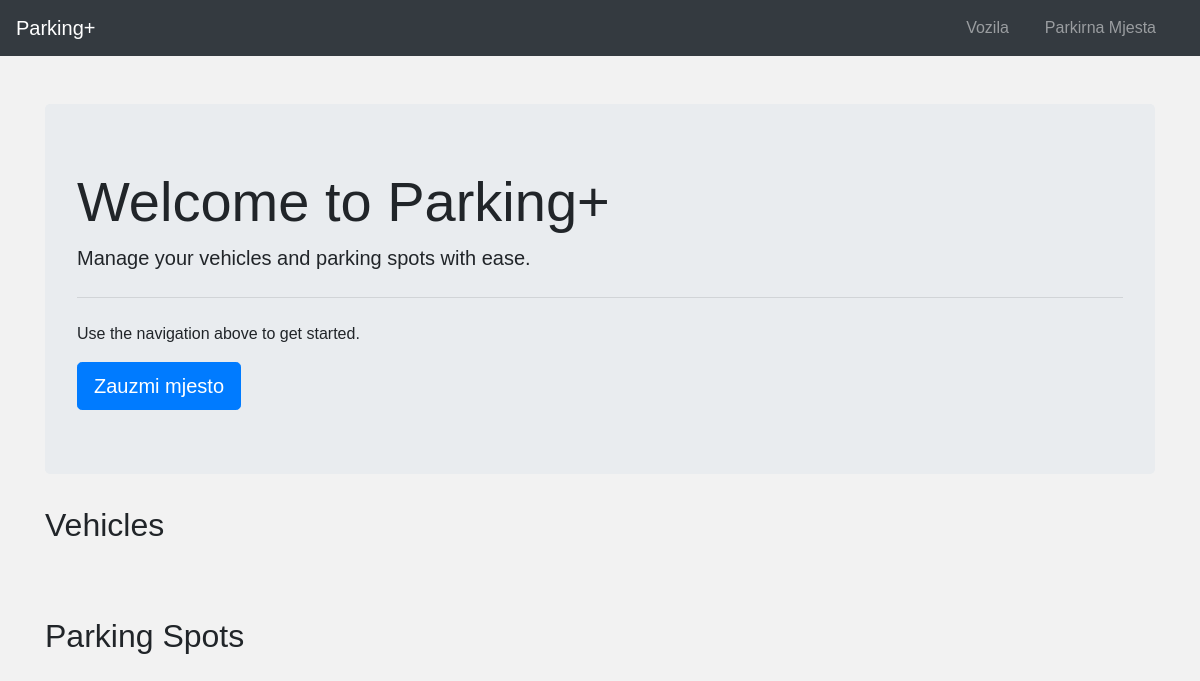
/, run on an earlier commit of the app's database.
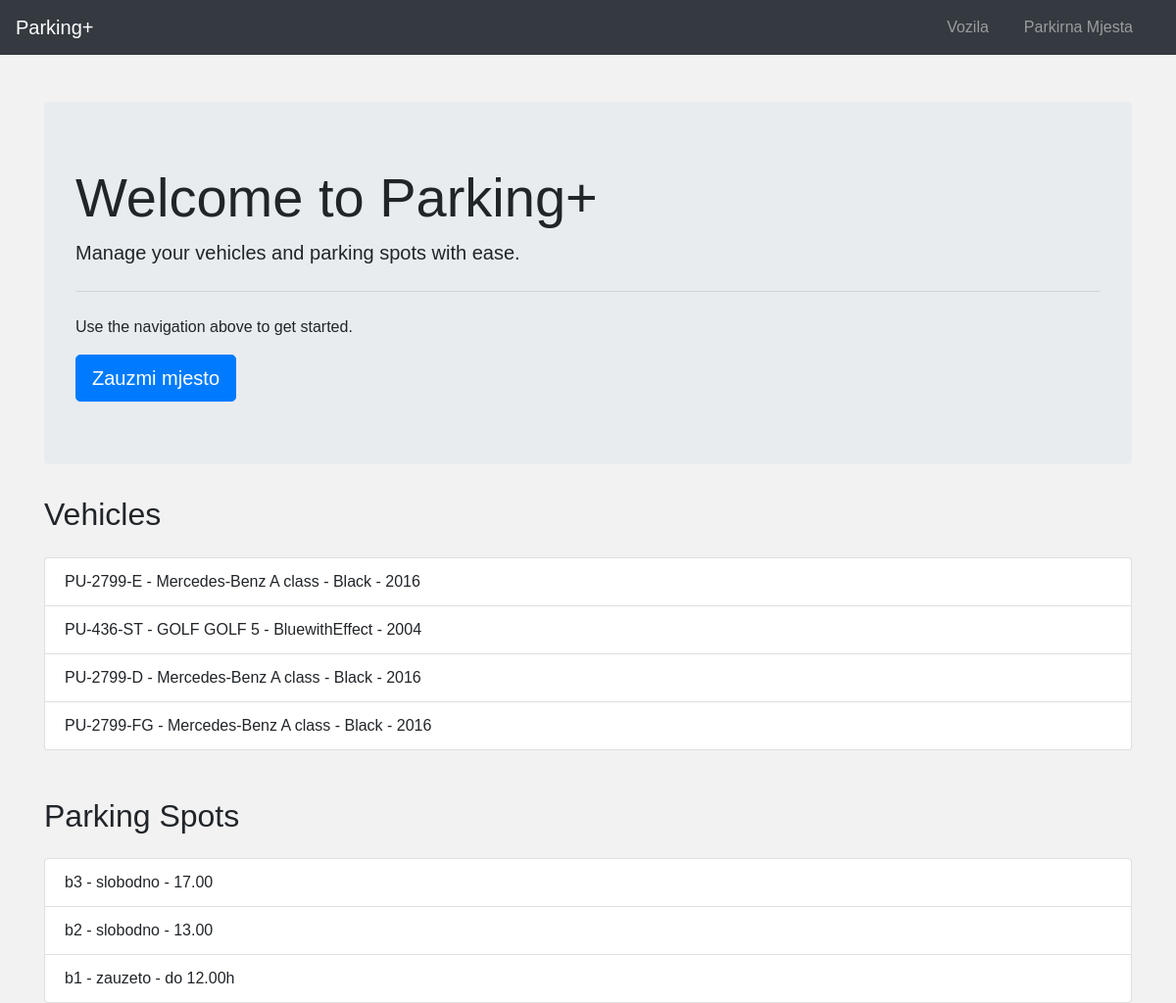
And on a later commit of the database.
### tables this page shows
CREATE TABLE Vozilo (
    RegistarskaOznaka TEXT PRIMARY KEY,
    Marka TEXT NOT NULL,
    Model TEXT NOT NULL,
    Boja TEXT,
    GodinaProizvodnje INTEGER
);

CREATE TABLE ParkirnoMjesto (
    IdentifikatorMjesta TEXT PRIMARY KEY,
    Status TEXT NOT NULL,
    VrijemeParkiranja TEXT
);

### app.py (the view)
@app.route('/')
def index():
    conn = get_db_connection()
    vozila = conn.execute('SELECT * FROM Vozilo').fetchall()
    parkirna_mjesta = conn.execute('SELECT * FROM ParkirnoMjesto').fetchall()
    conn.close()
    return render_template('index.html', vozila=vozila, parkirna_mjesta=parkirna_mjesta)

### app.py (called while the page is built)
def get_db_connection():
    conn = sqlite3.connect(DATABASE)
    conn.row_factory = sqlite3.Row
    return conn

### templates/index.html (shortened to what this page needs)
{% extends "base.html" %}
{% block content %}
<div class="jumbotron">
    <h1 class="display-4">Welcome to Parking+</h1>
    <p class="lead">Manage your vehicles and parking spots with ease.</p>
    <hr class="my-4">
    <p>Use the navigation above to get started.</p>
    <button onclick="window.location.href='{{ url_for('vozila') }}'" class="btn btn-primary btn-lg">Zauzmi mjesto</button>
</div>
<h2 class="mb-4">Vehicles</h2>
<ul class="list-group mb-5">
    {% for vozilo in vozila %}
        <li class="list-group-item">{{ vozilo.RegistarskaOznaka }} - {{ vozilo.Marka }} {{ vozilo.Model }} - {{ vozilo.Boja }} - {{ vozilo.GodinaProizvodnje }}</li>
    {% endfor %}
</ul>
<h2 class="mb-4">Parking Spots</h2>
<ul class="list-group" id="parking-spots">
    {% for mjesto in parkirna_mjesta %}
        <li class="list-group-item" id="spot-{{ mjesto.IdentifikatorMjesta }}">{{ mjesto.IdentifikatorMjesta }} - {{ mjesto.Status }} - {{ mjesto.VrijemeParkiranja }}</li>
    {% endfor %}
</ul>
{% endblock %}

What changed in the data, as far as the page shows it:
added Vozilo: RegistarskaOznaka "PU-2799-E", Marka "Mercedes-Benz", Model "A class", Boja "Black", GodinaProizvodnje "2016"
added Vozilo: RegistarskaOznaka "PU-436-ST", Marka "GOLF", Model "GOLF 5", Boja "BluewithEffect", GodinaProizvodnje "2004"
added Vozilo: RegistarskaOznaka "PU-2799-D", Marka "Mercedes-Benz", Model "A class", Boja "Black", GodinaProizvodnje "2016"
added Vozilo: RegistarskaOznaka "PU-2799-FG", Marka "Mercedes-Benz", Model "A class", Boja "Black", GodinaProizvodnje "2016"
added ParkirnoMjesto: IdentifikatorMjesta "b3", Status "slobodno", VrijemeParkiranja "17.00"
added ParkirnoMjesto: IdentifikatorMjesta "b2", Status "slobodno", VrijemeParkiranja "13.00"
added ParkirnoMjesto: IdentifikatorMjesta "b1", Status "zauzeto", VrijemeParkiranja "do 12.00h"
